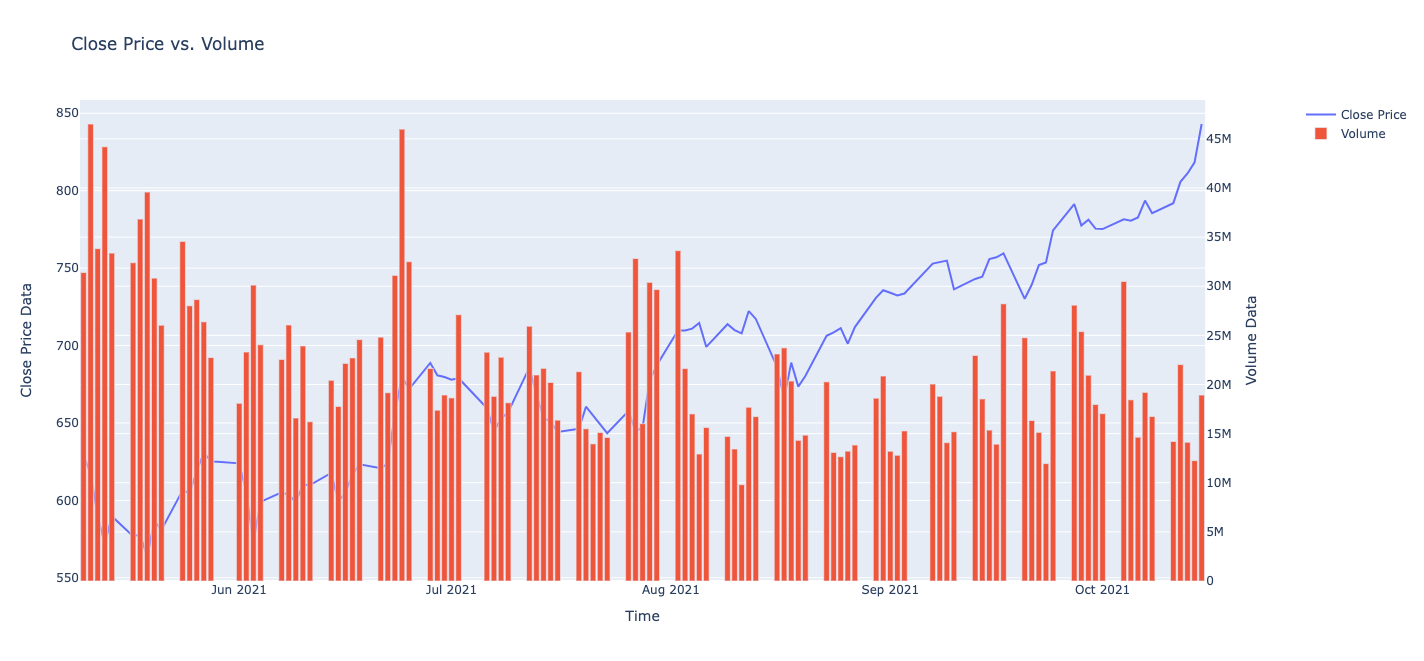

The script that drew this image:
import pandas as pd
import plotly.graph_objects as go
from plotly.subplots import make_subplots

df = pd.read_pickle("TeslaDFActual.pkl")

time = df.iloc[:,0].values
close = df.iloc[:,1].values
volume = df.iloc[:,2].values

# Create figure with secondary y-axis
fig = make_subplots(specs=[[{"secondary_y": True}]])

# Add traces
fig.add_trace(
    go.Scatter(x=time, y=close, name="Close Price"),
    secondary_y=False,
)

fig.add_trace(
    go.Bar(x=time, y=volume, name="Volume"),
    secondary_y=True,
)

# Add figure title
fig.update_layout(
    title_text="Close Price vs. Volume"
)

# Set x-axis title
fig.update_xaxes(title_text="Time")

# Set y-axes titles
fig.update_yaxes(title_text="Close Price Data", secondary_y=False)
fig.update_yaxes(title_text="Volume Data", secondary_y=True)

fig.show()
